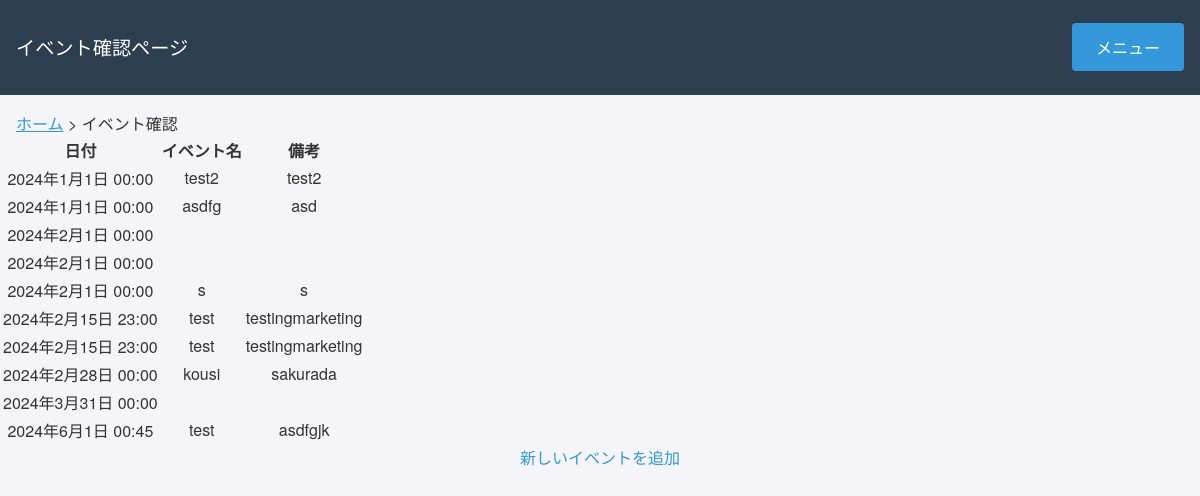
The page /app/event/ on the database its author committed.
### app/models.py (models this page shows, shortened)
class Event(models.Model):
    event_date = models.DateTimeField()  # 日付と開始時間を保存
    event_name = models.CharField(max_length=200)  # イベント名
    event_note = models.TextField(blank=True, null=True)  # 備考（任意）

### app/views.py (the view)
# urls.py: path('event/', views.event_list, name='event'),  # イベント一覧
def event_list(request):
    events = Event.objects.all().order_by('event_date')  # イベントを取得し、日付でソート
    context = {
        'events': events
    }
    return render(request, 'app/event.html', context)

### app/templates/app/event.html (shortened to what this page needs)
<!DOCTYPE html>
<html lang="ja">
<head>
    {% load static %}
    <link rel="stylesheet" type="text/css" href="{% static 'styles.css' %}">
</head>
<body>
    <div class="navbar">
        <p class="welcome-message"><big>イベント確認ページ</big></p>
        <div class="dropdown">
            <button>メニュー</button>
        </div>
    </div>
    <div class="breadcrumb" style="text-align: left; margin-left: 1rem; margin-top: 1rem; font-size: 1rem;">
        <a href="{% url 'home' %}" style="text-decoration: underline;">ホーム</a> > イベント確認
    </div>
</body>
<body>
    <table>
        <thead>
            <tr>
                <th>日付</th>
                <th>イベント名</th>
                <th>備考</th>
            </tr>
        </thead>
        <tbody>
            {% for event in events %}
            <tr>
                <td>{{ event.event_date|date:"Y年n月j日 H:i" }}</td>
                <td>{{ event.event_name }}</td>
                <td>{{ event.event_note }}</td>
            </tr>
            {% empty %}
            <tr>
                <td colspan="3">イベントはありません。</td>
            </tr>
            {% endfor %}
        </tbody>
    </table>
    <a href="{% url 'add_event' %}">新しいイベントを追加</a>
</body>
</html>

### static/styles.css (style rules this page uses)
body { font-family: 'Helvetica Neue', Arial, sans-serif; margin: 0; padding: 0; background-color: #f4f4f9; color: #333; text-align: center; }
p { line-height: 1.6; margin-bottom: 1rem; }
a { color: #3498db; text-decoration: none; }
.navbar { background-color: #2c3e50; padding: 1rem; display: flex; justify-content: flex-end; align-items: center; }
.dropdown { position: relative; display: inline-block; }
button { background-color: #3498db; color: white; border: none; padding: 0.75rem 1.5rem; font-size: 1rem; border-radius: 4px; cursor: pointer; transition: background-color 0.3s ease; }
.navbar { background-color: #2c3e50; padding: 1rem; display: flex; justify-content: flex-start; align-items: center; }
.welcome-message { color: #ffffff; margin-right: auto; }

### rows shown on the page
Event: event_date "2024年1月1日 00:00", event_name "test2", event_note "test2"
Event: event_date "2024年1月1日 00:00", event_name "asdfg", event_note "asd"
Event: event_date "2024年2月1日 00:00"
Event: event_date "2024年2月1日 00:00"
Event: event_date "2024年2月1日 00:00", event_name "s", event_note "s"
Event: event_date "2024年2月15日 23:00", event_name "test", event_note "testingmarketing"
Event: event_date "2024年2月15日 23:00", event_name "test", event_note "testingmarketing"
Event: event_date "2024年2月28日 00:00", event_name "kousi", event_note "sakurada"
Event: event_date "2024年3月31日 00:00"
Event: event_date "2024年6月1日 00:45", event_name "test", event_note "asdfgjk"
